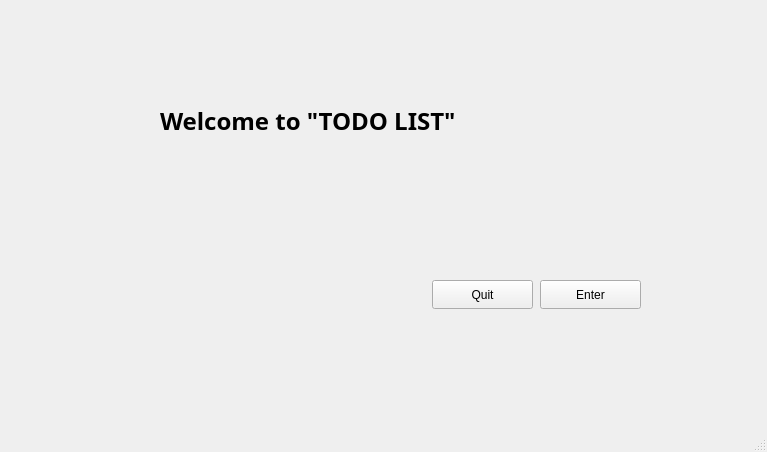
<?xml version="1.0" encoding="UTF-8"?>
<ui version="4.0">
 <class>MainWindow</class>
 <widget class="QMainWindow" name="MainWindow">
  <property name="geometry">
   <rect>
    <x>0</x>
    <y>0</y>
    <width>767</width>
    <height>452</height>
   </rect>
  </property>
  <property name="windowTitle">
   <string>MainWindow</string>
  </property>
  <widget class="QWidget" name="centralwidget">
   <widget class="QLabel" name="label">
    <property name="geometry">
     <rect>
      <x>160</x>
      <y>70</y>
      <width>581</width>
      <height>101</height>
     </rect>
    </property>
    <property name="font">
     <font>
      <family>Arial Black</family>
      <pointsize>18</pointsize>
      <bold>true</bold>
     </font>
    </property>
    <property name="text">
     <string>Welcome to &quot;TODO LIST&quot;</string>
    </property>
   </widget>
   <widget class="QPushButton" name="pushButton">
    <property name="geometry">
     <rect>
      <x>432</x>
      <y>280</y>
      <width>101</width>
      <height>29</height>
     </rect>
    </property>
    <property name="text">
     <string>Quit</string>
    </property>
   </widget>
   <widget class="QPushButton" name="pushButton_2">
    <property name="geometry">
     <rect>
      <x>540</x>
      <y>280</y>
      <width>101</width>
      <height>29</height>
     </rect>
    </property>
    <property name="text">
     <string>Enter</string>
    </property>
   </widget>
  </widget>
  <widget class="QMenuBar" name="menubar">
   <property name="geometry">
    <rect>
     <x>0</x>
     <y>0</y>
     <width>767</width>
     <height>25</height>
    </rect>
   </property>
  </widget>
  <widget class="QStatusBar" name="statusbar"/>
 </widget>
 <resources/>
 <connections/>
</ui>
